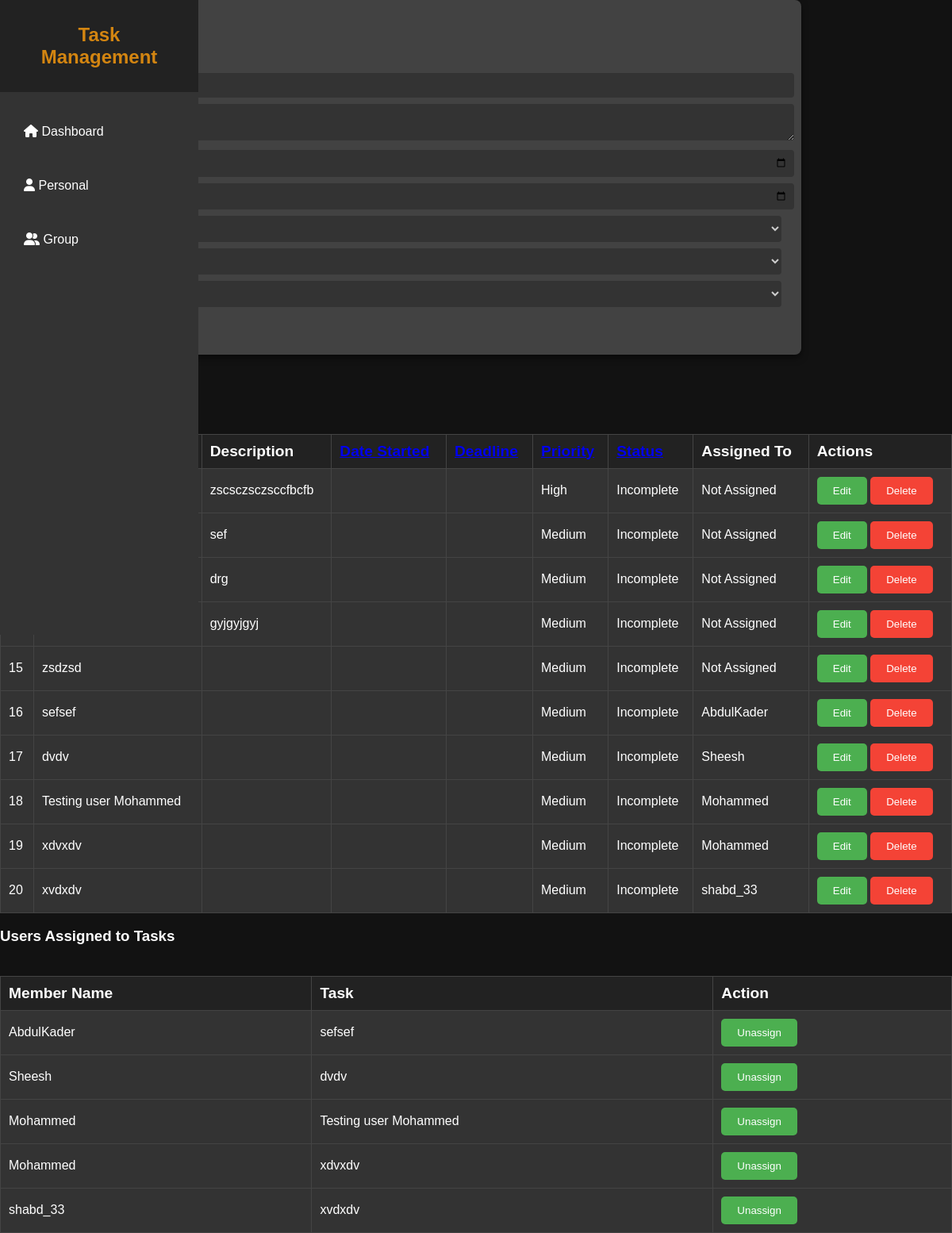
The page /manage_group.php?group_id=22 (signed in) on the database its author committed.
### tables this page shows
CREATE TABLE "Group_Tasks" (
	"group_task_id"	INTEGER NOT NULL,
	"group_task_title"	TEXT NOT NULL,
	"group_task_desc"	INTEGER,
	"group_date_created"	INTEGER,
	"group_date_deadline"	INTEGER,
	"group_time_deadline"	INTEGER,
	"assigned_to"	INTEGER,
	"group_id"	INTEGER NOT NULL,
	"group_task_priority"	TEXT,
	"group_task_status"	TEXT,
	PRIMARY KEY("group_task_id")
);

CREATE TABLE "USER" (
	"user_id"	INTEGER NOT NULL,
	"user_fname"	TEXT NOT NULL,
	"user_lname"	TEXT NOT NULL,
	"username"	TEXT NOT NULL,
	"email"	TEXT NOT NULL,
	"password"	TEXT NOT NULL,
	"unsuccessful_login_count"	NUMERIC,
	PRIMARY KEY("user_id")
);

### manage_group.php (the view, shortened to what this page needs)
<?php
require_once('includes/database_connect.php');
$groupId = $_GET['group_id'] ?? 0;
if (isset($_SESSION['user_id']) && isset($_SESSION['last_managed_group_id'])) {
    $groupId = $_SESSION['last_managed_group_id'];
    $tasksStmt = $db->prepare('SELECT Group_Tasks.*, USER.username AS assigned_username FROM Group_Tasks LEFT JOIN USER ON Group_Tasks.assigned_to = USER.user_id WHERE group_id = ? ORDER BY group_task_id DESC');
    $tasksStmt->bindValue(1, $groupId, SQLITE3_INTEGER);
    $tasksResult = $tasksStmt->execute();
} else {
    echo "No group selected or you're not an admin of any group.";
}
$sort = $_GET['sort'] ?? 'group_task_id';
$order = $_GET['order'] ?? 'asc';
$tasksStmt = $db->prepare("SELECT Group_Tasks.*, USER.username AS assigned_username FROM Group_Tasks LEFT JOIN USER ON Group_Tasks.assigned_to = USER.user_id WHERE group_id = ? ORDER BY $sort $order");
$tasksStmt->bindValue(1, $groupId, SQLITE3_INTEGER);
$tasksResult = $tasksStmt->execute();
$tasks = [];
while ($task = $tasksResult->fetchArray(SQLITE3_ASSOC)) {
    $tasks[] = $task;
}
function sort_link($current_sort, $current_order, $column, $display_name, $default_order = 'asc') {
    $next_order = $current_order == 'asc' ? 'desc' : 'asc';
    if ($current_sort != $column) {
        $next_order = $default_order;
    }
    return "<a href='?group_id={$GLOBALS['groupId']}&sort=$column&order=$next_order'>$display_name</a>";
}
?>
<!DOCTYPE html>
<html lang="en">
<head>
    <link rel="stylesheet" href="Styles/manage-group-style.css">
</head>
<body>
    <?php include('sidenav.php'); ?>
    <div class="add-task-form">
        <h3>Add New Task</h3>
        <form action="add_task_to_group.php" method="post">
            <input type="text" name="group_task_title" placeholder="Task Title" required><br>
            <textarea name="group_task_desc" placeholder="Task Description"></textarea><br>
            <input type="date" name="group_date_created" placeholder="Start Date"><br>
            <input type="date" name="group_date_deadline" placeholder="Deadline"><br>
            <select name="group_task_priority">
                <option value="Medium" selected>Medium</option>
            </select><br>
            <select name="group_task_status">
                <option value="0" selected>Incomplete</option>
            </select><br>
            <select name="assigned_to" required>
            <?php
            $users = $db->query('SELECT user_id, username FROM USER');
            while ($user = $users->fetchArray()) {
                echo "<option value='" . htmlspecialchars($user['user_id']) . "'>" . htmlspecialchars($user['username']) . "</option>";
            }
            ?>
            <button type="submit">Add Task</button>
    </div>
            <h3>Group Tasks</h3>
            <table>
            <thead>
                <tr>
                    <th>#</th>
                    <th>Task</th>
                    <th>Description</th>
                    <th><?= sort_link($sort, $order, 'group_date_created', 'Date Started', 'asc') ?></th>
                    <th><?= sort_link($sort, $order, 'group_date_deadline', 'Deadline', 'asc') ?></th>
                    <th><?= sort_link($sort, $order, 'group_task_priority', 'Priority', 'desc') ?></th>
                    <th><?= sort_link($sort, $order, 'group_task_status', 'Status', 'desc') ?></th>
                    <th>Assigned To</th>
                    <th>Actions</th>
                </tr>
            </thead>
            <tbody>
                <?php foreach ($tasks as $task): ?>
                    <tr>
                            <td><?php echo htmlspecialchars($task['group_task_id']); ?></td>
                        <td><?php echo htmlspecialchars($task['group_task_title']); ?></td>
                        <td><?php echo htmlspecialchars($task['group_task_desc']); ?></td>
                        <td><?php echo htmlspecialchars($task['group_date_created']); ?></td>
                        <td><?php echo htmlspecialchars($task['group_date_deadline']); ?></td>
                        <td><?php echo htmlspecialchars($task['group_task_priority']); ?></td>
                        <td><?php echo htmlspecialchars($task['group_task_status'] == 1 ? 'Complete' : 'Incomplete'); ?></td>
                        <td><?php echo htmlspecialchars($task['assigned_username'] ?? 'Not Assigned'); ?></td>
                        <td>
                            <form action="scripts/edit_group_task.php" method="post" style="display:inline;">
                                <button type="submit">Edit</button>
                            </form>
                            <form action="scripts/delete_group_task.php" method="post" style="display:inline;" onsubmit="return confirm('Are you sure you want to delete this task?');">
                                <button id="delete-button" type="submit">Delete</button>
                            </form>
                        </td>
                    </tr>
                <?php endforeach; ?>
            </tbody>
        </table>
            <h3>Users Assigned to Tasks</h3>
            <table>
                <thead>
                    <tr>
                        <th>Member Name</th>
                        <th>Task</th>
                        <th>Action</th>
                    </tr>
                </thead>
                <tbody>
                    <?php
                    $assignedMembersQuery = $db->prepare("SELECT u.username, gt.group_task_title, gt.group_task_id FROM USER u JOIN Group_Tasks gt ON u.user_id = gt.assigned_to WHERE gt.group_id = ?");
                    $assignedMembersQuery->bindValue(1, $groupId, SQLITE3_INTEGER);
                    $result = $assignedMembersQuery->execute();
                    while ($member = $result->fetchArray(SQLITE3_ASSOC)) {
                        echo "<tr>";
                        echo "<td>" . htmlspecialchars($member['username']) . "</td>";
                        echo "<td>" . htmlspecialchars($member['group_task_title']) . "</td>";
                        echo "<td>";
                        echo "<form action='scripts/remove_member.php' method='post' style='display:inline;'>";
                        echo "<button type='submit' onclick='return confirm(\"Are you sure you want to unassign this task?\");'>Unassign</button>";
                        echo "</form>";
                        echo "</td>";
                        echo "</tr>";
                    }
                    ?>
                </tbody>
            </table>
</body>
</html>

### Styles/manage-group-style.css (style rules this page uses)
body { font-family: 'Segoe UI', Arial, sans-serif; background: #121212; color: #cccccc; margin-left: 250px; padding: 20px; display: flex; flex-direction: column; }
h3 { color: #fff; padding-left: 0; text-align: left; width: 100%; }
table { width: 100%; margin-top: 20px; border-collapse: collapse; background-color: #333; }
th, td { padding: 12px; border: 1px solid #444; text-align: left; color: #fff; }
th { background-color: #222; }
button, .button { background-color: #4CAF50; color: white; padding: 10px 20px; border: none; border-radius: 5px; cursor: pointer; transition: background-color 0.2s; }
#delete-button { background-color: #f44336; }
.add-task-form { background: #424242; padding: 25px; border-radius: 8px; box-shadow: 0px 4px 8px rgba(0,0,0,0.5); margin-bottom: 20px; width: 80%; }
input[type="text"], input[type="date"], select, textarea { width: 100%; padding: 8px; margin-top: 8px; border: none; border-radius: 4px; background-color: #333; color: #ccc; }

### Styles/style.css (style rules this page uses)
body { font-family: Arial, sans-serif; margin: 0; padding: 0; background: #121212; color: #ffffff; }
table { width: 100%; border-collapse: collapse; background: #333; color: #ffffff; margin-top: 20px; }
table th, table td { padding: 10px; border: 1px solid #444; text-align: left; font-size: 1em; }
thead { background: #222; font-size: 1.2em; }

### rows shown on the page
group_tasks: group_task_desc "zscsczsczsccfbcfb", group_task_priority "High", group_task_status "Incomplete", assigned_username "Not Assigned"
group_tasks: group_task_desc "sef", group_task_priority "Medium", group_task_status "Incomplete", assigned_username "Not Assigned"
group_tasks: group_task_desc "drg", group_task_priority "Medium", group_task_status "Incomplete", assigned_username "Not Assigned"
group_tasks: group_task_desc "gyjgyjgyj", group_task_priority "Medium", group_task_status "Incomplete", assigned_username "Not Assigned"
group_tasks: group_task_id "15", group_task_title "zsdzsd", group_task_priority "Medium", group_task_status "Incomplete", assigned_username "Not Assigned"
group_tasks: group_task_id "16", group_task_title "sefsef", group_task_priority "Medium", group_task_status "Incomplete", user.username "AbdulKader"
group_tasks: group_task_id "17", group_task_title "dvdv", group_task_priority "Medium", group_task_status "Incomplete", user.username "Sheesh"
group_tasks: group_task_id "18", group_task_title "Testing user Mohammed", group_task_priority "Medium", group_task_status "Incomplete", user.username "Mohammed"
group_tasks: group_task_id "19", group_task_title "xdvxdv", group_task_priority "Medium", group_task_status "Incomplete", user.username "Mohammed"
group_tasks: group_task_id "20", group_task_title "xvdxdv", group_task_priority "Medium", group_task_status "Incomplete", user.username "shabd_33"

### other values the page prints
$member['username'] "AbdulKader"
$member['group_task_title'] "sefsef"
$member['username'] "Sheesh"
$member['group_task_title'] "dvdv"
$member['username'] "Mohammed"
$member['group_task_title'] "Testing user Mohammed"
$member['group_task_title'] "xdvxdv"
$member['username'] "shabd_33"
$member['group_task_title'] "xvdxdv"
form field assigned_to "Sheesh"
